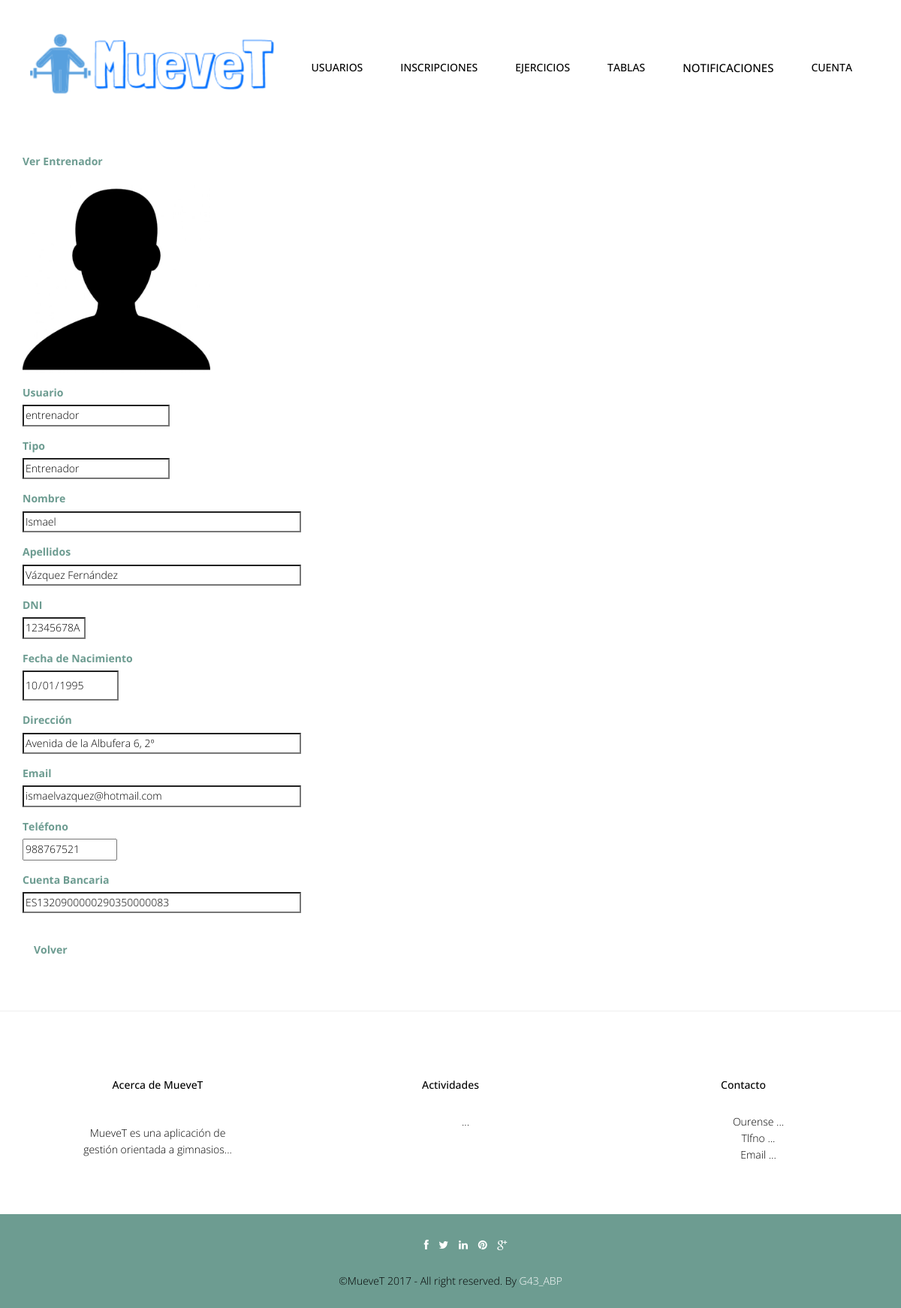
The page /abp/Controllers/ENTRENADOR_Controller.php?userName=entrenador&accion=Ver (signed in) on the database as committed earlier.
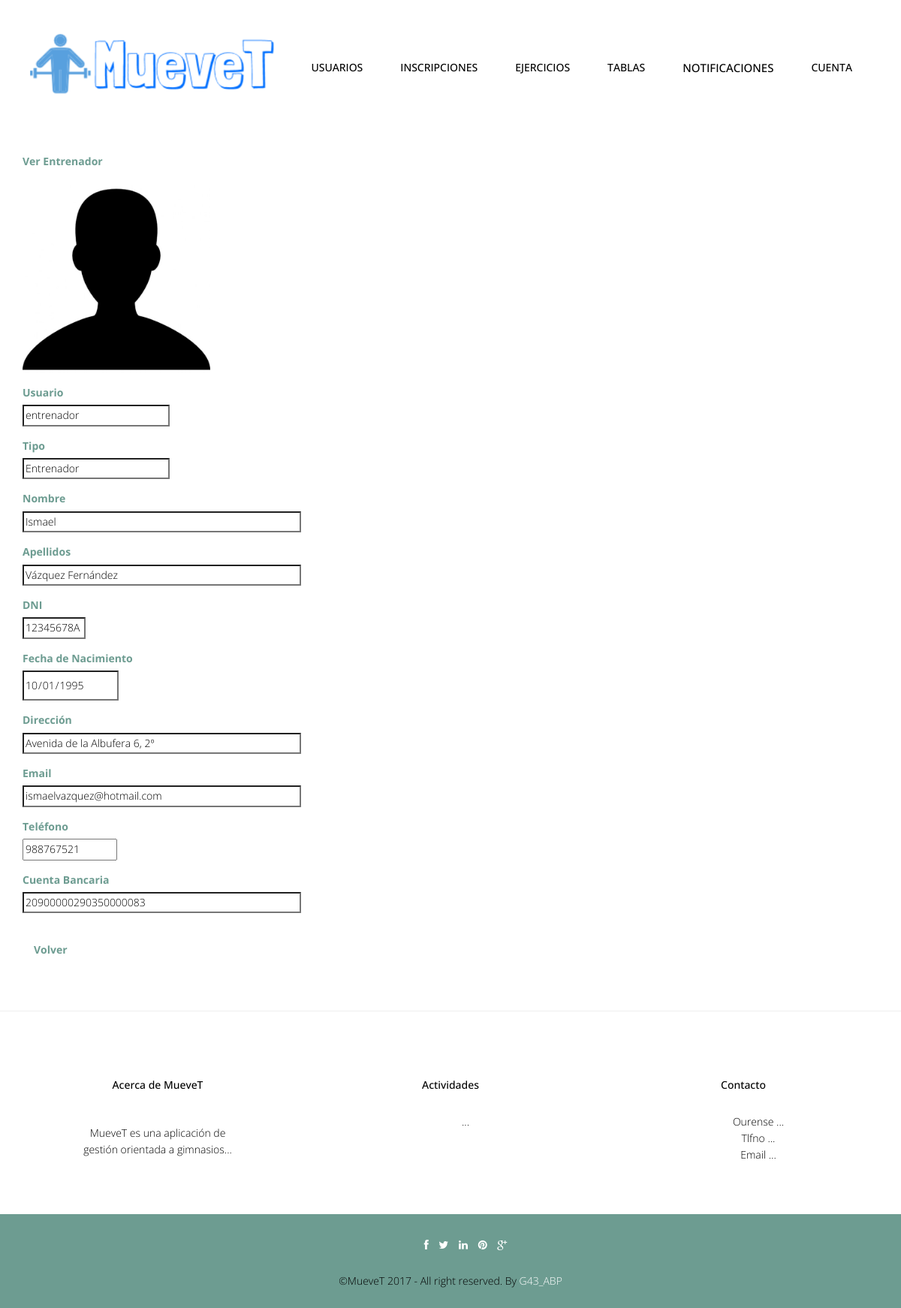
The same page on the database as committed later.
### tables this page shows
CREATE TABLE IF NOT EXISTS `entrenador` (
  `userName` varchar(20) NOT NULL,
  `cuentaBanc` varchar(20) NOT NULL
);

CREATE TABLE IF NOT EXISTS `usuario` (
  `foto` varchar(500) DEFAULT '../img/user.jpg',
  `userName` varchar(20) NOT NULL,
  `password` varchar(128) NOT NULL,
  `tipoUsuario` int(10) NOT NULL,
  `nombre` varchar(20) NOT NULL,
  `apellidos` varchar(70) NOT NULL,
  `dni` varchar(9) NOT NULL,
  `fechaNac` date NOT NULL,
  `direccion` varchar(80) DEFAULT NULL,
  `telefono` int(15) DEFAULT NULL,
  `email` varchar(30) NOT NULL
);

CREATE TABLE IF NOT EXISTS `rol` (
  `idRol` int(10) NOT NULL,
  `nombreRol` varchar(45) NOT NULL
);

### abp/Models/USUARIO_Model.php (called while the page is built, shortened)
<?php
include '../Functions/LibraryFunctions.php';
class USUARIO_Modelo {
    var $userName;
    var $tipoUsuario;
    var $mysqli;
    function __construct($userName, $password, $tipoUsuario, $nombre, $apellidos, $dni, $fechaNac, $direccion, $telefono, $email, $foto, $cuentaBanc, $tipoDeportista, $metodoPago, $newPassword) {
        $this->userName = $userName;
        $this->tipoUsuario = $tipoUsuario;
    }
    function ConectarBD() {
        $this->mysqli = new mysqli("localhost", "root", "", "gymgest");
    }
    function RellenaDatos() {
        if ($this->tipoUsuario == 1) {
            $sql = "SELECT * FROM USUARIO WHERE USUARIO.userName = '" . $this->userName . "'";
        } else if ($this->tipoUsuario == 2) {
            $sql = "SELECT * FROM USUARIO, ENTRENADOR WHERE USUARIO.userName = ENTRENADOR.userName AND ENTRENADOR.userName = '" . $this->userName . "'";
        } else if ($this->tipoUsuario == 3) {
            $sql = "SELECT * FROM USUARIO, DEPORTISTA WHERE USUARIO.userName = DEPORTISTA.userName AND DEPORTISTA.userName = '" . $this->userName . "'";
        }
        if (!($resultado = $this->mysqli->query($sql))) {
            return 'Error en la consulta sobre la base de datos';
        } else {
            $result = $resultado->fetch_array();
            return $result;
        }
    }
}
?>

### abp/Views/ENTRENADOR_SHOW_Vista.php (the view, shortened to what this page needs)
<?php
class ENTRENADOR_SELECT_SHOW {
    private $valores;
    private $volver;
    function __construct($valores, $volver) {
        $this->valores = $valores;
        $this->volver = $volver;
        $this->render();
    }
    function render() {
        ?>
        <div class="container" >
            <form  id="form" name="form" action='ENTRENADOR_Controller.php'  method='post'   enctype="multipart/form-data">
                <div class="form-group" >
                    <label class="control-label" ><?php echo $strings['Ver Entrenador']; ?></label><br>
                </div>
                 <div class="form-group">
                    <a target='_blank' href='<?php echo $this->valores['foto']; ?>'><img src='<?php echo $this->valores['foto']; ?>' width="250" height="250"></a>
                </div>
                <div class="form-group">
                    <label class="control-label" ><?php echo $strings['userName']; ?></label><br>
                    <input class="form" id="userName" name="userName" size="25" type="text" readonly="true" value="<?php echo $this->valores['userName']; ?>">
                </div>
                <div class="form-group">
                    <label class="control-label" ><?php echo $strings['tipoUsuario']; ?></label><br>
                    <input class="form" id="tipoUsuario" name="tipoUsuario" size="25" type="text" readonly="true" value="<?php echo ConsultarNOMRol($this->valores['tipoUsuario']); ?>">
                </div>
                <div class="form-group">
                    <label class="control-label" ><?php echo $strings['nombre']; ?></label><br>
                    <input class="form" id="nombre" name="nombre" size="50" type="text" readonly="true" value="<?php echo $this->valores['nombre']; ?>">
                </div>
                <div class="form-group">
                    <label class="control-label" ><?php echo $strings['apellidos']; ?></label><br>
                    <input class="form" id="apellidos" name="apellidos" size="50" type="text" readonly="true" value="<?php echo $this->valores['apellidos']; ?>">
                </div>
                <div class="form-group">
                    <label class="control-label" ><?php echo $strings['dni']; ?></label><br>
                    <input class="form" id="dni" name="dni" size="9" type="text" readonly="true" value="<?php echo $this->valores['dni']; ?>">
                </div>
                <div class="form-group">
                    <label class="control-label" ><?php echo $strings['fechaNac']; ?></label><br>
                    <input class="form" id="fechaNac" name="fechaNac" type="date" readonly="true" value="<?php echo $this->valores['fechaNac']; ?>">
                </div>
                <div class="form-group">
                    <label class="control-label" ><?php echo $strings['direccion']; ?></label><br>
                    <input class="form" id="direccion" name="direccion" size="50" type="text" readonly="true" value="<?php echo $this->valores['direccion']; ?>">
                </div>
                <div class="form-group">
                    <label class="control-label" ><?php echo $strings['email']; ?></label><br>
                    <input class="form" id="email" name="email" size="50" type="email" readonly="true" value="<?php echo $this->valores['email']; ?>">
                </div>
                <div class="form-group">
                    <label class="control-label" ><?php echo $strings['telefono']; ?></label><br>
                    <input class="form" id="telefono" name="telefono" size="15" type="numeric" readonly="true" value="<?php echo $this->valores['telefono']; ?>">
                </div>
                <div class="form-group">
                    <label class="control-label" ><?php echo $strings['cuentaBanc']; ?></label><br>
                    <input class="form" id="cuentaBanc" name="cuentaBanc" size="50" type="text" readonly="true" value="<?php echo $this->valores['cuentaBanc']; ?>"/>
                </div>
                <br>
                <a class="form-link" href='<?php echo $this->volver ?> '><?php echo $strings['Volver']; ?> </a>
            </form>
        </div>
        <?php
        include '../Views/footer.php';
    }
}
?>

### abp/Views/header.php (shortened to what this page needs)
<!DOCTYPE html>
<html lang="en">
    <head>
        <link href="../css/bootstrap.min.css" rel="stylesheet">
        <link href="../css/responsive-slider.css" rel="stylesheet">
        <link rel="stylesheet" href="../css/animate.css">
        <link rel="stylesheet" href="../css/font-awesome.min.css">
        <link href="../css/style.css" rel="stylesheet">
    </head>
    <body>
        <header>
            <div class="container">
                <div class="row">
                    <nav class="navbar navbar-default" role="navigation">
                        <div class="container-fluid">
                            <div class="navbar-header">
                                <div class="navbar-brand">
                                    <br><a href="../index.php"><img src="../img/logo.png" width="325" height="80"></a>
                                </div>
                            </div>
                            <div class="menu">
                                <ul class="nav nav-tabs" role="tablist">
                                    <?php
                                    showNavbar();
                                    ?>
                                </ul>
                            </div>
                        </div>
                    </nav>
                </div>
            </div>
        </header>

### abp/Functions/LibraryFunctions.php (shortened to what this page needs)
<?php
function ConsultarNOMRol($idRol) {
    $mysqli = new mysqli("localhost", "root", "", "gymgest");
    $sql = "SELECT nombreRol FROM ROL WHERE idRol='" . $idRol . "'";
    $result = $mysqli->query($sql)->fetch_array();
    return $result['nombreRol'];
}
function añadirFuncionalidades($NOM) {
    $mysqli = new mysqli("localhost", "root", "", "gymgest");
    $rol = "SELECT tipoUsuario FROM USUARIO  WHERE userName='" . $NOM['login'] . "'";
    $sql = "SELECT DISTINCT categoriaFuncionalidad FROM FUNCIONALIDAD, FUNCIONALIDAD_ROL WHERE FUNCIONALIDAD_ROL.idFuncionalidad = FUNCIONALIDAD.idFuncionalidad AND FUNCIONALIDAD_ROL.idRol=(" . $rol . ")";
    if (!($resultado = $mysqli->query($sql))) {
        echo 'Error en la consulta sobre la base de datos';
    } else {
        while ($fila = $resultado->fetch_array()) {
            $funcionalidad = $fila['categoriaFuncionalidad'];
            switch ($funcionalidad) {
                case "Gestion Usuarios":
                    ?>
                    <li class="nav-item dropdown">
                        <a class="nav-link dropdown-toggle" href="" id="navbarDropdownMenuLink" data-toggle="dropdown" aria-haspopup="true" aria-expanded="false" href="../Controllers/USUARIO_Controller.php"><?php echo $strings['Gestión de Usuarios'] ?> </a>
                    </li>
                    <?php
                    break;
                    ?><li role="presentation"><a href="" class="m1"><?php echo $strings['Gestión de Actividades Grupales']; ?></a></li> <?php
                  case "Gestion Ejercicios":
                        ?><li><a style="font-size:15;" href='../Controllers/EJERCICIO_Controller.php'><?php echo $strings['Gestión de ejercicios']; ?></a></li><?php
                        break;
                     case "Gestion Tablas":
                        ?><li><a style="font-size:15;" href='../Controllers/TABLA_Controller.php'><?php echo $strings['Gestión de tablas']; ?></a></li><?php
                        break;
                case "Gestion Notificaciones":
                    ?><li><a style="font-size:15px;" href='../Controllers/NOTIFICACION_Controller.php'><?php echo $strings['Gestión de notificaciones']; ?></a></li> <?php
                        break;
                        ?><li><a style="font-size:15;" href='../Controllers/SESION_Controller.php'><?php echo $strings['Gestión de sesiones']; ?></a></li><?php
                    case "Gestion Inscripciones":
                        ?><li class="nav-item dropdown">
                        <a class="nav-link dropdown-toggle" href="" id="navbarDropdownMenuLink" data-toggle="dropdown" aria-haspopup="true" aria-expanded="false"><?php echo $strings['Gestión de Inscripciones'] ?> </a>
                    </li>
                    <?php
                    break;
                default:
                    break;
            }
        }
    }
}
function showNavbar() {
    if (!isset($_SESSION)) {
        echo '<br><br><li role="presentation" class="active"><a href="../Functions/Conectar.php" class="m1">Iniciar Sesion</a></li>';
        echo '<li role="presentation"><a href="" class="m1">Sobre Nosotros</a></li>';
        echo '<li role="presentation"><a href="" class="m1">Contacto</a></li>';
    } else {
        añadirFuncionalidades($_SESSION);
        ?>
        <li class="nav-item dropdown">
            <a class="nav-link dropdown-toggle" href="" id="navbarDropdownMenuLink" data-toggle="dropdown" aria-haspopup="true" aria-expanded="false">
                <?php echo $strings['Cuenta'] ?>
            </a>
        </li>
        <?php
    }
}
?>

### abp/Controllers/ENTRENADOR_Controller.php (shortened to what this page needs)
<?php
include '../Models/USUARIO_Model.php';
include '../Views/header.php';
Switch ($_REQUEST['accion']) {
    case $strings['Ver']:
        if (!isset($_REQUEST['nombre'])) {
            $usuario = new USUARIO_Modelo($_REQUEST['userName'], '', ConsultarTipoUsuario($_REQUEST['userName']), '', '', '', '', '', '', '', '', '', '', '', '');
            $valores = $usuario->RellenaDatos();
            if (!tienePermisos('ENTRENADOR_SELECT_SHOW')) {
                new Mensaje('No tienes los permisos necesarios', 'DEPORTISTA_Controller.php');
            } else {
                new ENTRENADOR_SELECT_SHOW($valores, 'ENTRENADOR_Controller.php');
            }
        } else {
            $_REQUEST['password'] = '';
            $entrenador = get_data_form_Entrenador();
            $respuesta = $entrenador->Borrar();
            new Mensaje($respuesta, 'ENTRENADOR_Controller.php');
        }
        break;
}
?>

### abp/Views/footer.php (shortened to what this page needs)
<hr>
	<footer>
		<div class="container">
			<div class="row">
				<div class="col-lg-4">
					<div class="widget">
						<h5 class="widgetheading">Acerca de MueveT</h5>
						<p>MueveT es una aplicación de gestión orientada a gimnasios...</p>
					</div>
				</div>
				<div class="col-lg-4">
					<div class="widget">
						<h5 class="widgetheading">Actividades</h5>
						<ul class="link-list">
							<li><a href="#">...</a></li>
						</ul>
					</div>
				</div>
				<div class="col-lg-4">
					<div class="widget">
						<h5 class="widgetheading">Contacto</h5>
						<ul class="link-list">
							<li><a href="#">Ourense ...</a></li>
							<li><a href="#">Tlfno ...</a></li>
							<li><a href="#">Email ...</a></li>
						</ul>
					</div>
				</div>
			</div>
		</div>
		<div class="sub-footer">
			<div class="container">
				<div class="row">
					<div class="col-lg-12">
						<ul class="social-network">
							<li><a href="#" data-placement="top" title="Facebook"><i class="fa fa-facebook fa-1x"></i></a></li>
							<li><a href="#" data-placement="top" title="Twitter"><i class="fa fa-twitter fa-1x"></i></a></li>
							<li><a href="#" data-placement="top" title="Linkedin"><i class="fa fa-linkedin fa-1x"></i></a></li>
							<li><a href="#" data-placement="top" title="Pinterest"><i class="fa fa-pinterest fa-1x"></i></a></li>
							<li><a href="#" data-placement="top" title="Google plus"><i class="fa fa-google-plus fa-1x"></i></a></li>
						</ul>
					</div>
					<div class="col-lg-12">
						<div class="copyright">
							<p>
								<span>&copy;MueveT 2017 - All right reserved. By </span><a href="" target="_blank">G43_ABP</a>
							</p>
						</div>
					</div>
				</div>
			</div>
		</div>
	</footer>
  </body>
</html>

### abp/css/style.css (style rules this page uses)
body { font-family:'Open Sans', Arial, sans-serif; font-size:14px; font-weight:300; line-height:1.6em; color:#000; background-color:#fff; }
hi,h2,h3,h4,h5,h6 { color:#000; line-height:1.1em; }
p { color:#000; }
.navbar-default { margin-top:-10px; background-color: #fff; border-radius:0; border:0; }
.container-fluid > .navbar-header { margin-right: 30px; margin-left: 10px; margin-top:20px; border-radius:0; }
.navbar-brand { float: left; height: 30px; padding: 15px 15px; font-size: 18px; line-height: 20px; }
.menu { font-size:14px; float:right; text-transform:uppercase; font-weight:500; }
.menu ul.nav-tabs li { color:#000; }
.nav-tabs { border-bottom: 0; }
.nav-tabs > li { float: left; margin-bottom: 0; }
.nav-tabs > li > a { margin-bottom:20px; margin-right: 20px; line-height: 1.42857143; border-bottom: 3px solid transparent; border-radius:0; color:#000; border-top:0; border-right:0; border-left:0; }
.blog h3,p { color:#000; padding:15px; }
form { margin-top:50px; margin-bottom:50px; }
label { color:#6D9C91; font-size:14px; }
.widget { margin-top:10px; padding:50px; text-align:center; }
.widget p,ul { margin-top:30px; }
.link-list ul,li,a { color:#000; list-style:none; }
.copyright { text-align:center; }
.copyright a { color:#fff; }
.sub-footer { background-color: #6D9C91; }
ul.social-network { list-style:none; margin-top:30px; text-align:center; }
ul.social-network li { display:inline; margin: 0 5px; color:#fff; }
ul.social-network li a { color:#fff; }
.form-link { font-weight:bold; color: #6D9C91 !important; margin-left: 15px; }

### abp/css/overwrite.css (style rules this page uses)
select, textarea, input[type="text"], input[type="password"], input[type="datetime"], input[type="datetime-local"], input[type="date"], input[type="month"], input[type="time"], input[type="week"], input[type="number"], input[type="email"], input[type="url"], input[type="search"], input[type="tel"], input[type="color"], .uneditable-input { -webkit-border-radius: 0; -moz-border-radius: 0; border-radius: 0; }

Rows that differ between the two databases and show on the page:
changed entrenador "entrenador": cuentaBanc "ES1320900000290350000083" → "20900000290350000083"
